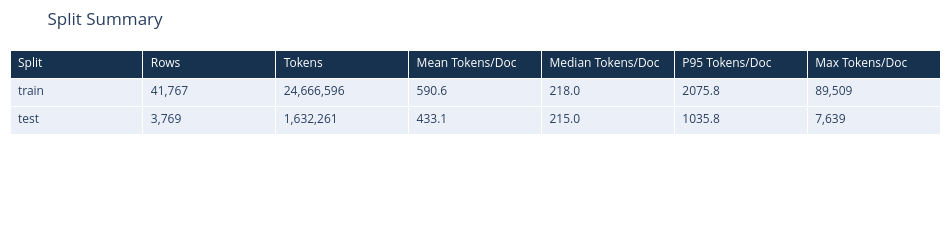
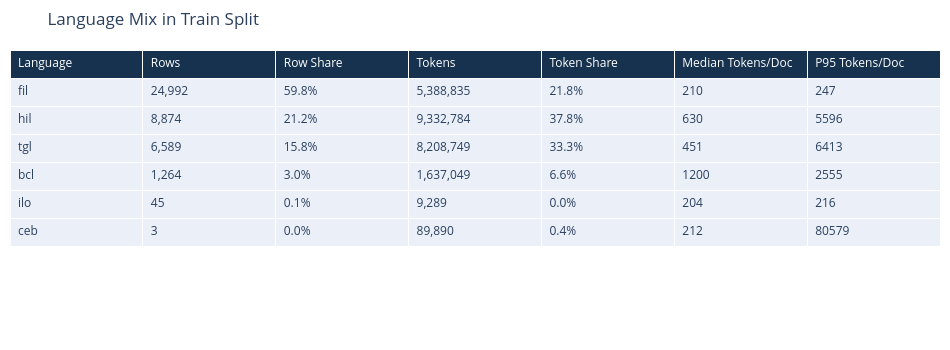

Notebook cell for these charts, in order:
### Markdown cell above
## 1. Corpus Overview

The first question is whether this looks like a realistic fine-tuning corpus for Llama 3.1B. That depends less on raw row count and more on token mass, language coverage, and whether the split is representative.

### Code cell
overview_rows = [
    ["train", f"{analysis['train_rows']:,}", f"{analysis['train_tokens']:,}", f"{analysis['train_length_summary']['mean']:.1f}", f"{analysis['train_length_summary']['median']:.1f}", f"{analysis['train_length_summary']['p95']:.1f}", f"{analysis['train_length_summary']['max']:,}"],
    ["test", f"{analysis['test_rows']:,}", f"{analysis['test_tokens']:,}", f"{analysis['test_length_summary']['mean']:.1f}", f"{analysis['test_length_summary']['median']:.1f}", f"{analysis['test_length_summary']['p95']:.1f}", f"{analysis['test_length_summary']['max']:,}"],
]

display(table_figure(
    "Split Summary",
    ["Split", "Rows", "Tokens", "Mean Tokens/Doc", "Median Tokens/Doc", "P95 Tokens/Doc", "Max Tokens/Doc"],
    overview_rows,
    height=240,
))

language_rows = []
for language, doc_count in analysis["language_doc_counts"].most_common():
    token_count = analysis["language_token_counts"][language]
    language_rows.append([
        language,
        f"{doc_count:,}",
        f"{pct(doc_count, analysis['train_rows']):.1f}%",
        f"{token_count:,}",
        f"{pct(token_count, analysis['train_tokens']):.1f}%",
        f"{analysis['language_length_stats'][language]['median']:.0f}",
        f"{analysis['language_length_stats'][language]['p95']:.0f}",
    ])

display(table_figure(
    "Language Mix in Train Split",
    ["Language", "Rows", "Row Share", "Tokens", "Token Share", "Median Tokens/Doc", "P95 Tokens/Doc"],
    language_rows,
    height=350,
))

### Figure 1 — Plotly figure (JSON) as saved in the notebook; plotly's stock layout.template omitted (floating-point values rounded to 4 significant figures)
{"data": [{"cells": {"align": "left", "height": 28, "values": [["train", "test"], ["41,767", "3,769"], ["24,666,596", "1,632,261"], ["590.6", "433.1"], ["218.0", "215.0"], ["2075.8", "1035.8"], ["89,509", "7,639"]]}, "header": {"align": "left", "fill": {"color": "#16324f"}, "font": {"color": "white", "size": 12}, "values": ["Split", "Rows", "Tokens", "Mean Tokens/Doc", "Median Tokens/Doc", "P95 Tokens/Doc", "Max Tokens/Doc"]}, "type": "table"}], "layout": {"height": 240, "margin": {"b": 10, "l": 10, "r": 10, "t": 50}, "title": {"text": "Split Summary"}, "width": 950}}

### Figure 2 — Plotly figure (JSON) as saved in the notebook; plotly's stock layout.template omitted (floating-point values rounded to 4 significant figures)
{"data": [{"cells": {"align": "left", "height": 28, "values": [["fil", "hil", "tgl", "bcl", "ilo", "ceb"], ["24,992", "8,874", "6,589", "1,264", "45", "3"], ["59.8%", "21.2%", "15.8%", "3.0%", "0.1%", "0.0%"], ["5,388,835", "9,332,784", "8,208,749", "1,637,049", "9,289", "89,890"], ["21.8%", "37.8%", "33.3%", "6.6%", "0.0%", "0.4%"], ["210", "630", "451", "1200", "204", "212"], ["247", "5596", "6413", "2555", "216", "80579"]]}, "header": {"align": "left", "fill": {"color": "#16324f"}, "font": {"color": "white", "size": 12}, "values": ["Language", "Rows", "Row Share", "Tokens", "Token Share", "Median Tokens/Doc", "P95 Tokens/Doc"]}, "type": "table"}], "layout": {"height": 350, "margin": {"b": 10, "l": 10, "r": 10, "t": 50}, "title": {"text": "Language Mix in Train Split"}, "width": 950}}
